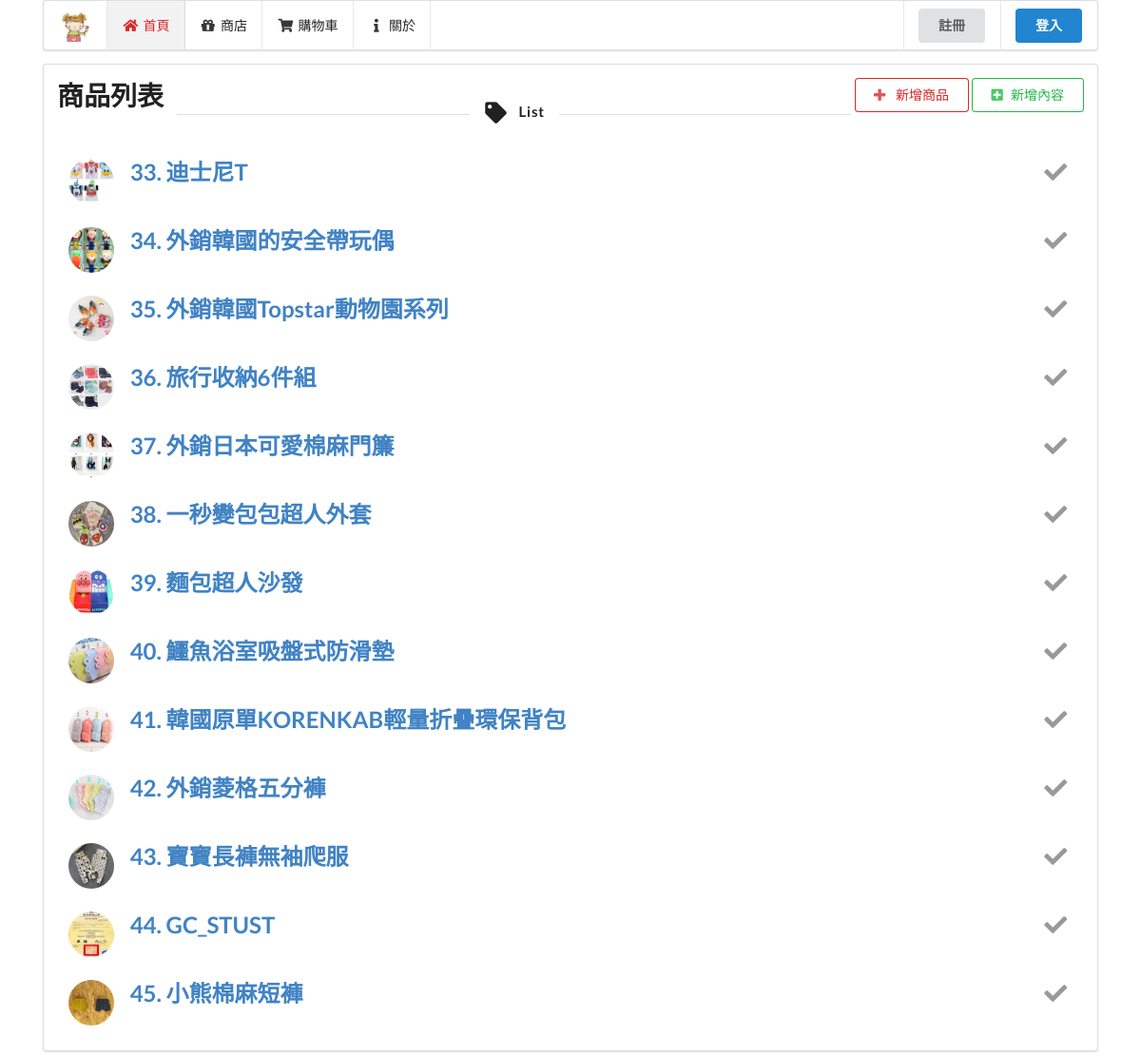
The app's page /posts/, older data.
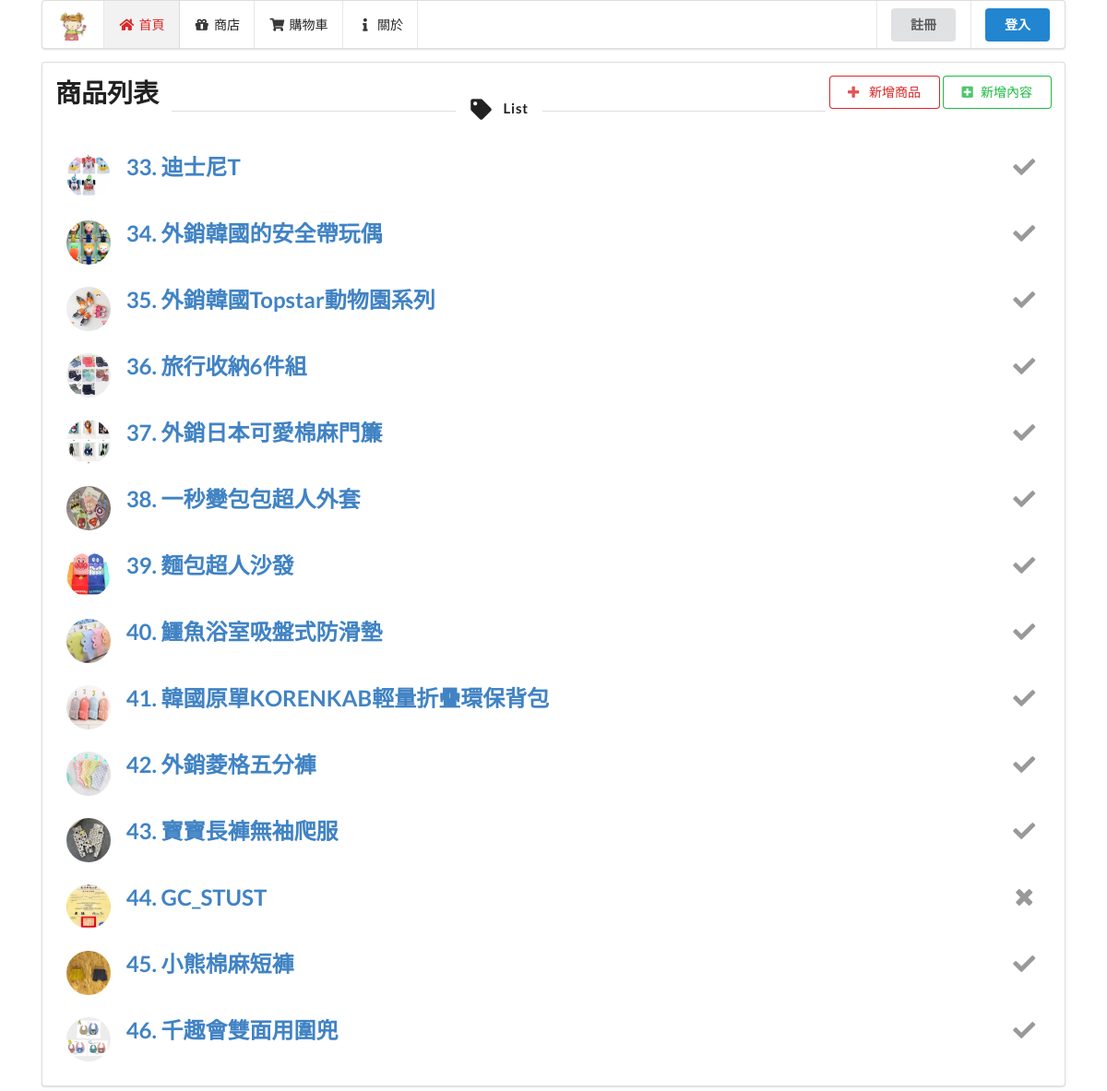
The same page, newer data.
### products/models.py (models this page shows, shortened)
class Product(models.Model):
    name        = models.CharField('商品名稱', max_length = 20)                                     # 商品名稱
    notes       = models.TextField('商品描述', blank=True, default='')                              # 商品描述
    raiser      = models.PositiveIntegerField('募集人數')                                           # 募集人數
    date        = models.DateField('刊登日期', default=datetime.date.today)                         # 刊登日期
    image       = models.ImageField('商品圖片', upload_to='ProductImages', null=True, blank=True)   # 商品圖片
    is_display  = models.BooleanField('展示與否', default=True)                                     # 是否展示
    class Meta:
        verbose_name = '商品'
        verbose_name_plural = '所有商品'
    def __str__(self):                  # __str__ on Python 3,	__unicode__ on Python 2
        return self.name
    __repr__ = __str__

### posts/views.py (the view)
def post_list(request):
    queryset = Product.objects.all()
    context = {
        'title' : '商品列表',
        'object_list': queryset,
    }
    return render(request, 'posts/post_list.html', context)

### posts/templates/posts/post_list.html
{% extends 'posts/base.html' %} {% block title %}{{ title }} | {{ block.super }}{% endblock title %} {% block content %} {{ block.super }}
<div class="ui clearing segment">
    <h1 class="ui left floated header"> {{ title }} </h1>
    <button class="ui right floated green basic button" onclick="javascript:location.href='add_detail';"><i class="add square icon"></i>新增內容</button>
    <button class="ui right floated red basic button" onclick="javascript:location.href='create';"><i class="plus icon"></i> 新增商品</button>
    <h4 class="ui horizontal divider header"><i class="tag icon"></i> List </h4>
    <div class="ui massive selection animated list">
        {% for obj in object_list %}
        <div class="item">
            <img class="ui avatar image" src="/media/{{ obj.image }}">
            <div class="content">
                <a class="header" href='/posts/{{obj.id}}/edit'>{{ obj.id }}. {{ obj.name }}</a>
            </div>
            <div class="right floated content">
                {% if obj.is_display %}
                <i class="checkmark icon"></i> {% else %}
                <i class="remove icon"></i> {% endif %}
            </div>
        </div>
        {% endfor %}
    </div>
</div>
{% endblock content %}

Row changes from the older to the newer data that the page shows:
changed Product "GC_STUST": is_display True → False (drawn)
added Product: image (picture), id "46", name "千趣會雙面用圍兜", is_display True (drawn)
